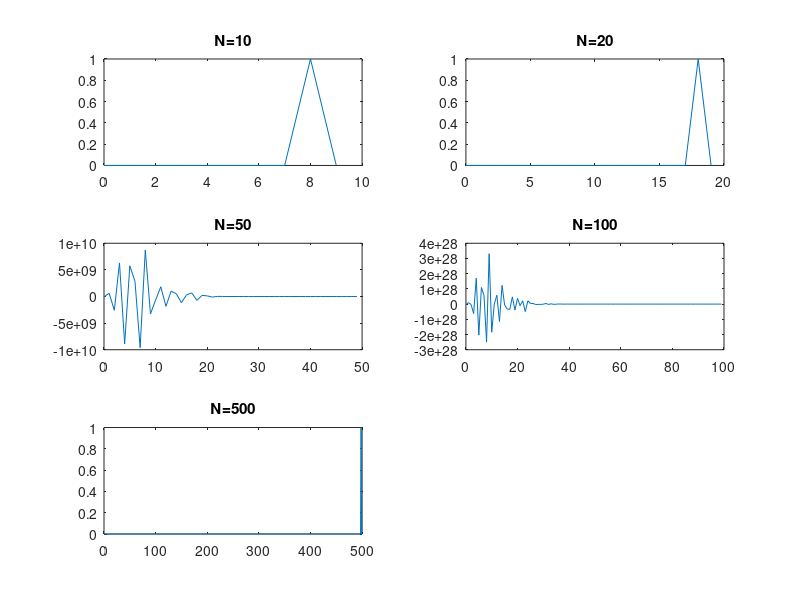
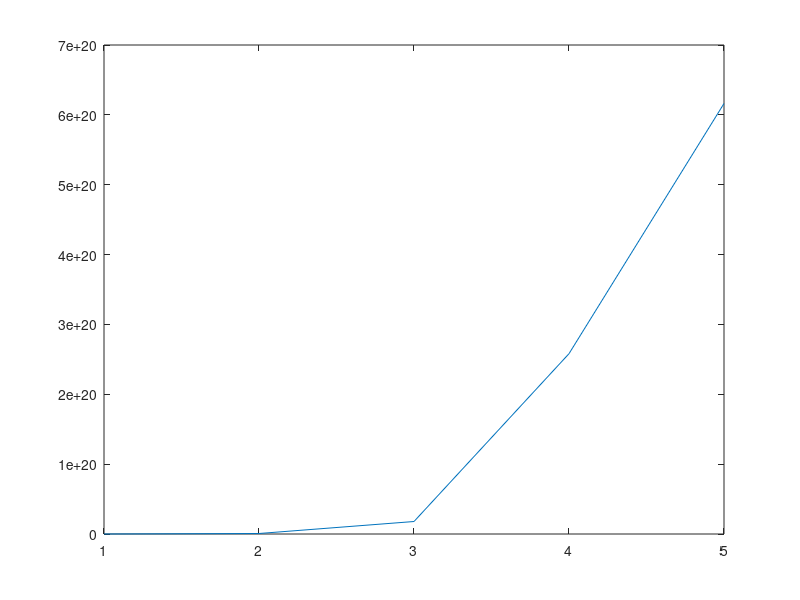
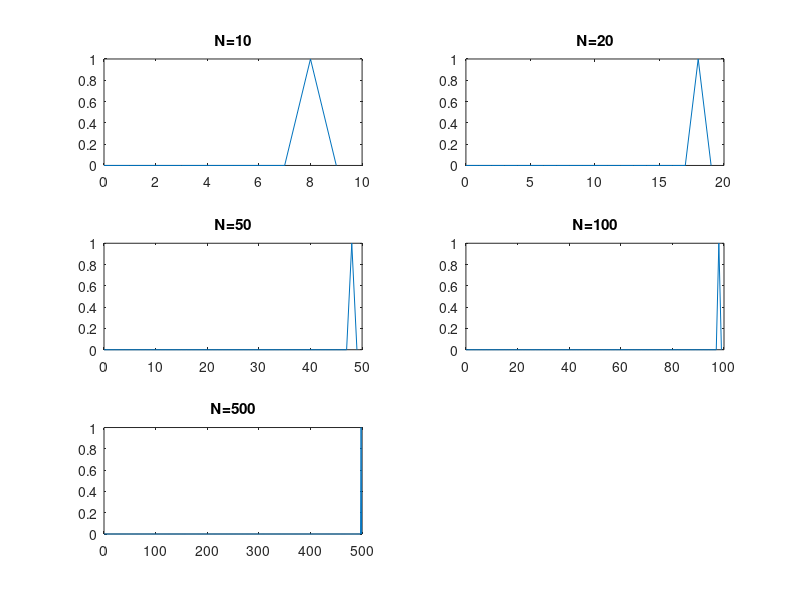

The MATLAB source for these figures, in order:
%first row is the random integers between 0 and 1 for N times
%second row basically creates an array from 0 to N

clear all
a=rand(1,10);
a_count=0:9;
b=rand(1,20);
b_count=0:19;
c=rand(1,50);
c_count=0:49;
d=rand(1,100);
d_count=0:99;
e=rand(1,500);
e_count=0:499;


%for the distruption in part 3
% a(1)=a(1)+10^-8;
% b(1)=b(1)+10^-8;
% c(1)=c(1)+10^-8;
% d(1)=d(1)+10^-8;
% e(1)=e(1)+10^-8;





    
    

%using the t^n, to find this i used vande r function
%coefficent=Vander(# of elements)/elements'
x1=vander(a);
x2=vander(b);
x3=vander(c);
x4=vander(d);
x5=vander(e);

a_c=x1\a';
b_c=x2\b';
c_c=x3\c';
d_c=x4\d';
e_c=x5\e';

%plotting coefficents
subplot(3,2,1)
plot(a_count,a_c);
title('N=10');
subplot(3,2,2)
plot(b_count,b_c);
title('N=20');
subplot(3,2,3)
plot(c_count,c_c);
title('N=50');
subplot(3,2,4)
plot(d_count,d_c);
title('N=100');
subplot(3,2,5)
plot(e_count,e_c);
title('N=500');


%providing condition numbers and the graph
 c1=cond(x1);
 c2=cond(x2);
 c3=cond(x3);
 c4=cond(x4);
 c5=cond(x5);
 
 list=[c1 c2 c3 c4 c5];
 figure;
 plot(list);

 
 %for the distruption in part 3
a(1)=a(1)+10^-8;
b(1)=b(1)+10^-8;
c(1)=c(1)+10^-8;
d(1)=d(1)+10^-8;
e(1)=e(1)+10^-8;
%same steps as above
x1=vander(a);
x2=vander(b);
x3=vander(c);
x4=vander(d);
x5=vander(e);
a_c=x1\a';
b_c=x2\b';
c_c=x3\c';
d_c=x4\d';
e_c=x5\e';
figure;
subplot(3,2,1)
plot(a_count,a_c);
title('N=10');
subplot(3,2,2)
plot(b_count,b_c);
title('N=20');
subplot(3,2,3)
plot(c_count,c_c);
title('N=50');
subplot(3,2,4)
plot(d_count,d_c);
title('N=100');
subplot(3,2,5)
plot(e_count,e_c);
title('N=500');


